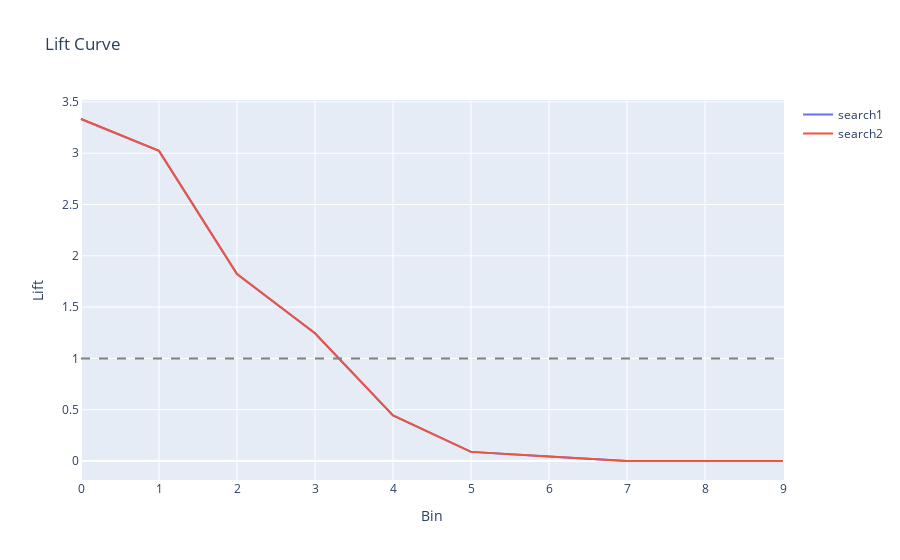

Write notebook code for a chart like this one.
### Code cell
lift_dfs, lift_plot = classifier_lift_plot(y_train,probas_list,model_names,show=True)

### Figure 1 — Plotly figure (JSON) as saved in the notebook; plotly's stock layout.template omitted (floating-point values rounded to 4 significant figures)
{"data": [{"mode": "lines", "name": "search1", "type": "scatter", "x": [0, 1, 2, 3, 4, 5, 6, 7, 8, 9], "y": [3.333, 3.022, 1.822, 1.244, 0.4444, 0.08889, 0.04444, 0, 0, 0]}, {"mode": "lines", "name": "search2", "type": "scatter", "x": [0, 1, 2, 3, 4, 5, 6, 7, 8, 9], "y": [3.333, 3.022, 1.822, 1.244, 0.4444, 0.08889, 0.04444, 0, 0, 0]}], "layout": {"shapes": [{"line": {"color": "gray", "dash": "dash"}, "type": "line", "x0": 0, "x1": 9, "xref": "x", "y0": 1, "y1": 1, "yref": "y"}], "title": {"text": "Lift Curve"}, "xaxis": {"title": {"text": "Bin"}}, "yaxis": {"title": {"text": "Lift"}}}}
